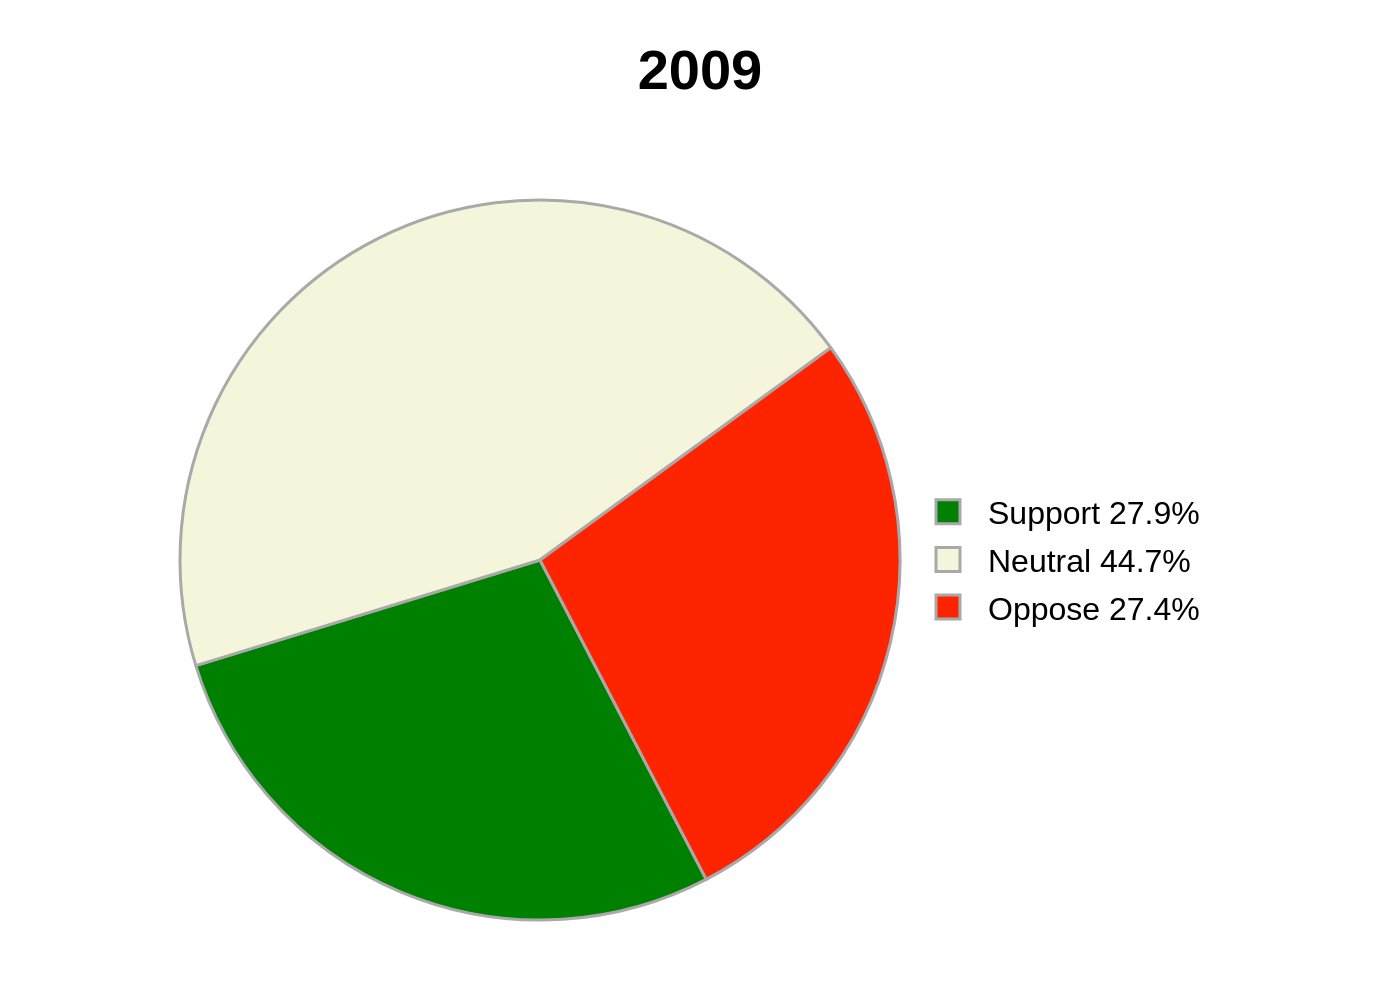

The Python source for this figure:
import sys
import json
import os
import plotly.graph_objects as go

# Check for command-line argument
if len(sys.argv) != 2:
    print("Usage: python script.py <path_to_json_file>")
    sys.exit(1)

json_path = sys.argv[1]

# Check if the JSON file exists
if not os.path.exists(json_path):
    print(f"Error: JSON file not found at {json_path}")
    sys.exit(1)

# Read data from the JSON file
with open(json_path, 'r', encoding='utf-8') as f:
    chart_info = json.load(f)

# Extract data and texts
chart_data = chart_info.get("chart_data", [])
texts = chart_info.get("texts", {})
colors = chart_info.get("colors", [])

# Prepare data for Plotly
labels = [f"{item['category']} {item['value']}%" for item in chart_data]
values = [item['value'] for item in chart_data]

# Create the pie chart
fig = go.Figure()

fig.add_trace(go.Pie(
    labels=labels,
    values=values,
    marker=dict(
        colors=colors,
        line=dict(color='#A9A9A9', width=1.5)
    ),
    hoverinfo='none',
    textinfo='none',
    sort=False,
    direction='clockwise',
    rotation=152.5 # Position the red/green divide vertically
))

# Update layout for a professional look
fig.update_layout(
    title=dict(
        text=f"<b>{texts.get('title', '')}</b>",
        y=0.95,
        x=0.5,
        xanchor='center',
        yanchor='top',
        font=dict(
            family="Arial",
            size=28,
            color="black"
        )
    ),
    showlegend=True,
    legend=dict(
        orientation="v",
        yanchor="middle",
        y=0.5,
        xanchor="left",
        x=0.9,
        font=dict(
            family="Arial",
            size=16
        ),
        bgcolor='rgba(255,255,255,0)',
        bordercolor='rgba(0,0,0,0)'
    ),
    font=dict(
        family="Arial",
        size=14,
        color="black"
    ),
    margin=dict(l=40, r=200, t=100, b=40),
    paper_bgcolor='white',
    plot_bgcolor='white'
)

# Determine the output filename from the input JSON path
base_filename = os.path.splitext(os.path.basename(json_path))[0]
output_filename = f"{base_filename}.png"

# Save the figure as a PNG image
try:
    fig.write_image(output_filename, scale=2)
    print(f"Chart saved as {output_filename}")
except Exception as e:
    print(f"Error saving image: {e}")
    sys.exit(1)
